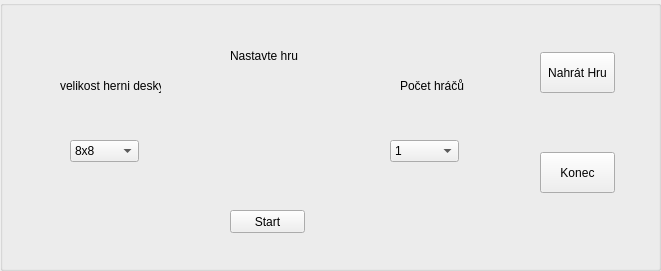
    <widget class="QGroupBox" name="settingUpGame">
     <property name="geometry">
      <rect>
       <x>300</x>
       <y>170</y>
       <width>661</width>
       <height>271</height>
      </rect>
     </property>
     <property name="minimumSize">
      <size>
       <width>541</width>
       <height>0</height>
      </size>
     </property>
     <property name="title">
      <string/>
     </property>
     <widget class="QLabel" name="label">
      <property name="geometry">
       <rect>
        <x>230</x>
        <y>30</y>
        <width>141</width>
        <height>51</height>
       </rect>
      </property>
      <property name="text">
       <string>Nastavte hru</string>
      </property>
     </widget>
     <widget class="QPushButton" name="startButton">
      <property name="geometry">
       <rect>
        <x>230</x>
        <y>210</y>
        <width>75</width>
        <height>23</height>
       </rect>
      </property>
      <property name="text">
       <string>Start</string>
      </property>
     </widget>
     <widget class="QLabel" name="label_3">
      <property name="geometry">
       <rect>
        <x>400</x>
        <y>60</y>
        <width>101</width>
        <height>51</height>
       </rect>
      </property>
      <property name="text">
       <string>Počet hráčů</string>
      </property>
     </widget>
     <widget class="QComboBox" name="numberOfPlayers">
      <property name="geometry">
       <rect>
        <x>390</x>
        <y>140</y>
        <width>69</width>
        <height>22</height>
       </rect>
      </property>
      <item>
       <property name="text">
        <string>1</string>
       </property>
      </item>
      <item>
       <property name="text">
        <string>2</string>
       </property>
      </item>
     </widget>
     <widget class="QLabel" name="label_2">
      <property name="geometry">
       <rect>
        <x>60</x>
        <y>60</y>
        <width>101</width>
        <height>51</height>
       </rect>
      </property>
      <property name="text">
       <string>velikost herni desky</string>
      </property>
     </widget>
     <widget class="QComboBox" name="boardSize">
      <property name="geometry">
       <rect>
        <x>70</x>
        <y>140</y>
        <width>69</width>
        <height>22</height>
       </rect>
      </property>
      <item>
       <property name="text">
        <string>8x8</string>
       </property>
      </item>
      <item>
       <property name="text">
        <string>6x6</string>
       </property>
      </item>
      <item>
       <property name="text">
        <string>10x10</string>
       </property>
      </item>
      <item>
       <property name="text">
        <string>12x12</string>
       </property>
      </item>
     </widget>
     <widget class="QPushButton" name="loadButton">
      <property name="geometry">
       <rect>
        <x>540</x>
        <y>52</y>
        <width>75</width>
        <height>41</height>
       </rect>
      </property>
      <property name="text">
       <string>Nahrát Hru</string>
      </property>
     </widget>
     <widget class="QPushButton" name="exitButton">
      <property name="geometry">
       <rect>
        <x>540</x>
        <y>152</y>
        <width>75</width>
        <height>41</height>
       </rect>
      </property>
      <property name="text">
       <string>Konec</string>
      </property>
     </widget>
    </widget>
